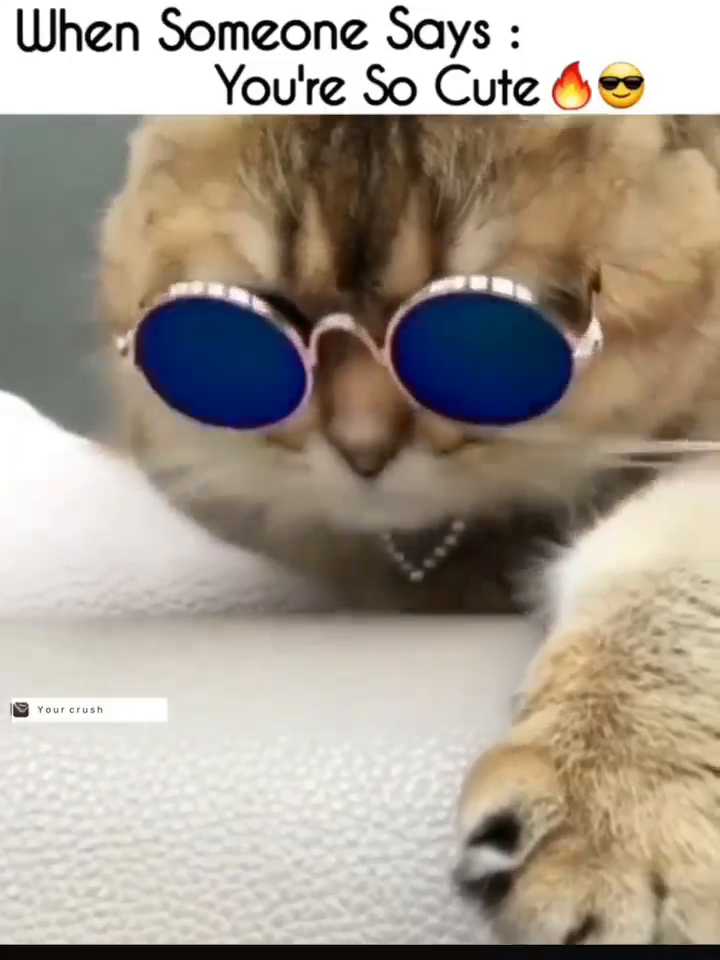
#> input picture frame 89 of 1.Open Cv Basic/video size/cat.mp4, 720 x 960 px
$ jupyter execute video.ipynb
#> lines starting #> are read from the running program, lines starting #| are printed output that depends on the picture
[cell 1]
import cv2

[cell 2]
#frameWidth = 640
#frameHeight = 480
cap = cv2.VideoCapture("cat.mp4")

[cell 3]
while True:
    success, img = cap.read()
#> img is the input picture: shape (960, 720, 3); mean B, G, R 142.9, 155.4, 165.6
    img = cv2.resize(img, (224, 224))
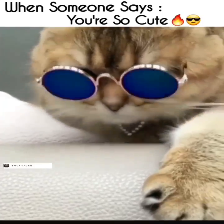
#> img: shape (224, 224, 3); mean B, G, R 142.8, 155.3, 165.5
    cv2.imshow("Result", img)
    if cv2.waitKey(1) & 0xFF == ord ('q'):
#> (key Esc is pressed here)
        break


$ run again, starting later in the video
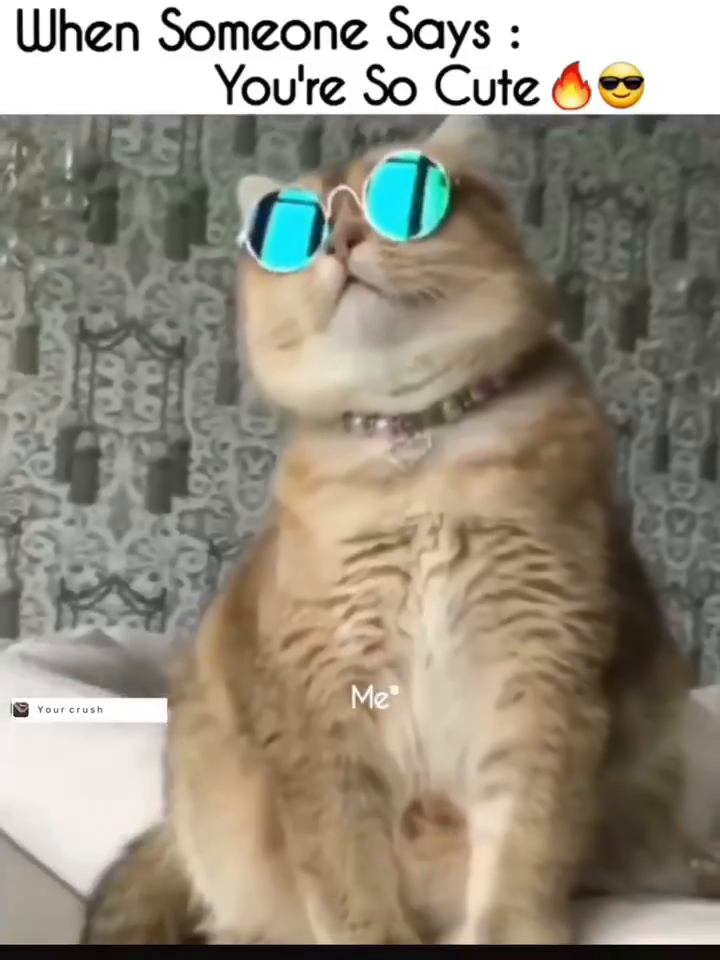
#> input picture frame 401 of 1.Open Cv Basic/video size/cat.mp4, 720 x 960 px
#> img is the input picture: shape (960, 720, 3); mean B, G, R 126.8, 141.6, 148.4
#> `img = cv2.resize(img, (224, 224))`:
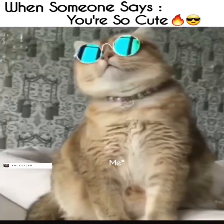
#> img: shape (224, 224, 3); mean B, G, R 126.8, 141.5, 148.4

$ run again, starting later in the video
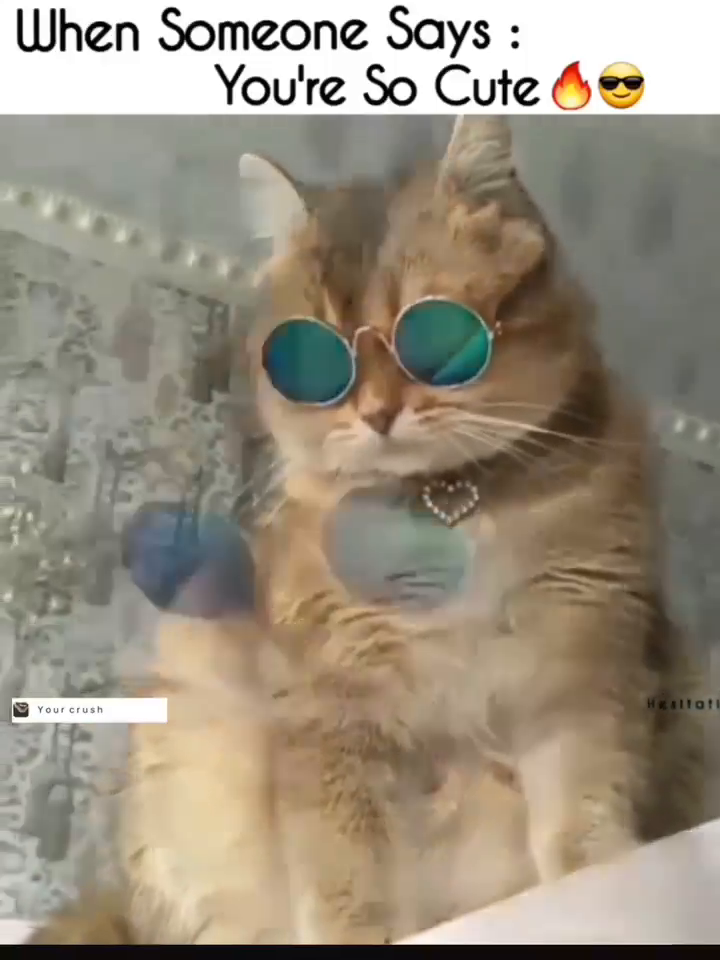
#> input picture frame 714 of 1.Open Cv Basic/video size/cat.mp4, 720 x 960 px
#> img is the input picture: shape (960, 720, 3); mean B, G, R 126.4, 142.9, 152.6
#> `img = cv2.resize(img, (224, 224))`:
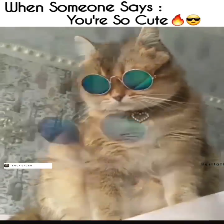
#> img: shape (224, 224, 3); mean B, G, R 126.4, 142.8, 152.5
